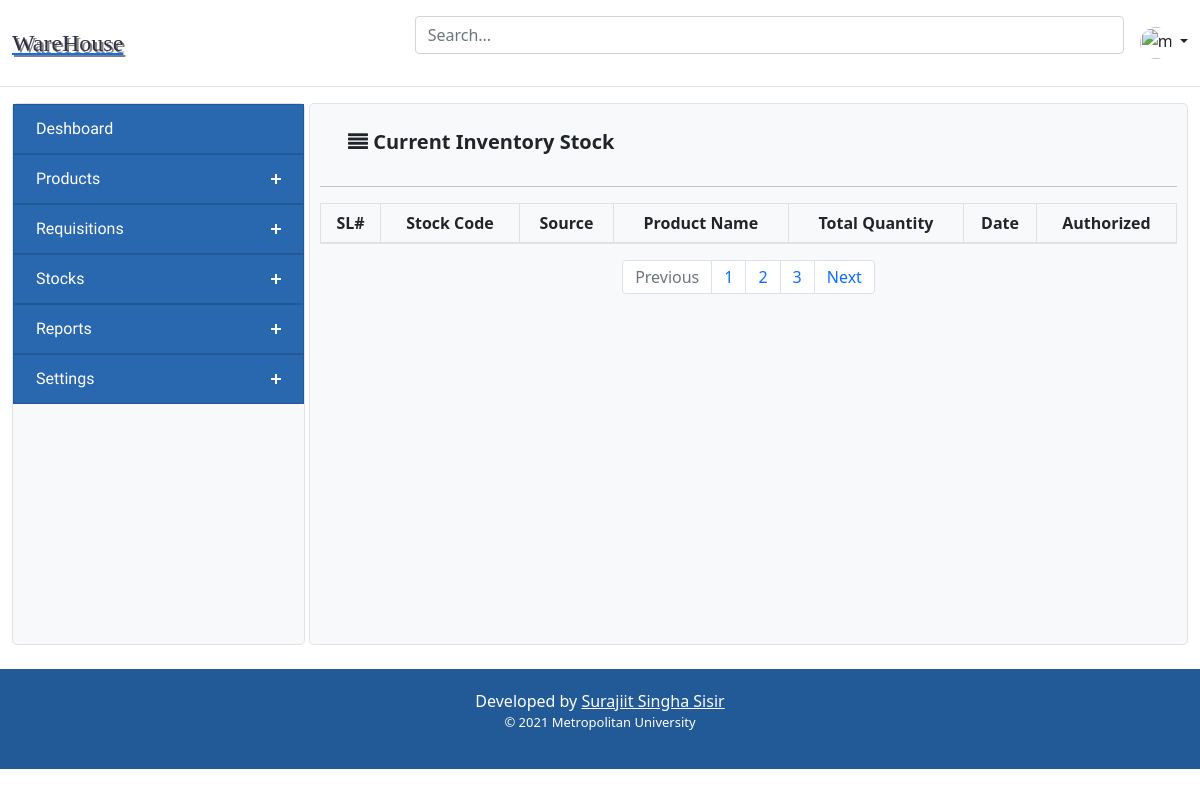
Page /index.php/stock_controller/view_stock_index on the earlier database version.
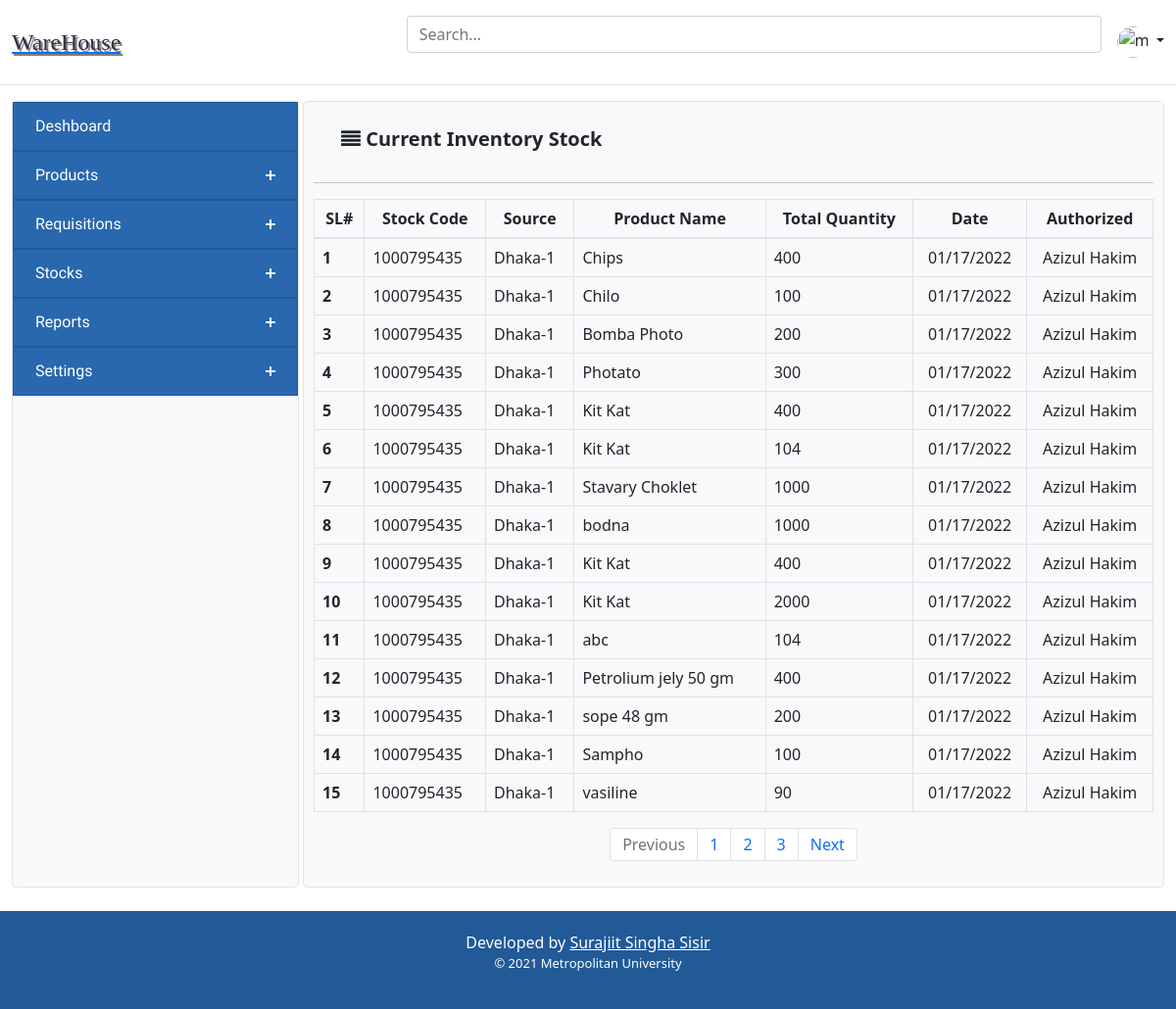
Same page on the later database version.
### tables this page shows
CREATE TABLE `table_stock_product` (
  `id` int(11) NOT NULL,
  `product_name` varchar(255) NOT NULL,
  `quantity` double NOT NULL,
  `stock` double NOT NULL,
  `carton` double NOT NULL,
  `remark` double NOT NULL,
  `aria_office` varchar(250) NOT NULL,
  `date` varchar(50) NOT NULL,
  `requestBy` varchar(250) NOT NULL,
  `chalanId` varchar(50) NOT NULL,
  `created` timestamp NOT NULL DEFAULT current_timestamp()
);

### application/controllers/Stock_Controller.php (called while the page is built, shortened)
<?php
class Stock_Controller extends CI_Controller {
	public function __construct(){
		$this->load->helper(array('form', 'url'));
        $this->load->library('form_validation');
		$this->load->model('Product_Model');
        $this->load->model('Stock_model');
	}
    public function view_stock_index(){
        $data['header_src'] = $this->load->view('inc/header_src', '', true);
        $data['header'] = $this->load->view('inc/header', '', true);
        $data['sidebar'] = $this->load->view('inc/sidebar', '', true);
        $data['footer'] = $this->load->view('inc/footer', '', true);
        $data['Stock_data'] = $this->Stock_model->selectAll();
        $this->load->view('Componants/Stock_view', $data);
    }
}

### index.php (called while the page is built, shortened)
<?php
require_once BASEPATH.'core/CodeIgniter.php';

### application/models/Stock_model.php (called while the page is built, shortened)
<?php
    class Stock_model extends CI_Model {
        public function selectAll(){
            $query = $this->db->query("select * from table_stock_product order by id DESC");
            return $query->result();
        }
}
?>

### application/views/Componants/Stock_view.php (the view)
<?= $header_src;?>
<main>
<?= $header; ?>
<div class="container-fluid pb-4">
  <div class="d-grid gap-1" style="grid-template-columns: 1fr 3fr;"> <?= $sidebar;?> <div class="bg-light border rounded-3">
      <div class="maintag">
<nav class="navbar navbar-inverse">
    <div class="container-fluid">
        <div class="navbar-header">
            <span class="navbar-brand"><i class="fa fa-align-justify"></i><b> Current Inventory Stock</b></span>
        </div>
    </div>
</nav>
<hr />
<table class="table table-hover table-bordered">
    <thead>
        <tr align="center">
            <th scope="col">SL#</th>
            <th scope="col">Stock Code</th>
            <th scope="col">Source</th>
            <th scope="col">Product Name</th>
            <th scope="col">Total Quantity</th>
            <th scope="col">Date</th>
            <th scope="col">Authorized</th>
        </tr>
    </thead>
    <tbody class="align-items-center">
        <?php
            $count = 0;
             foreach($Stock_data as $val_stock){
        ?>
        <tr>
            <th scope="row"><?= ++$count?></th>
            <td><?= $val_stock->chalanId?></td>
            <td><?= $val_stock->aria_office ?></td>
            <td><?= $val_stock->product_name?></td>
            <td><?= $val_stock->stock;?></td>
            <td align="center"><?= $val_stock->date?></td>
            <td align="center"><?= $val_stock->requestBy?></td>
        </tr>
        <?php }?>
    </tbody>
</table>
<nav aria-label="Page navigation example">
    <ul class="pagination justify-content-center">
      <li class="page-item disabled">
        <a class="page-link" href="#" tabindex="-1">Previous</a>
      </li>
      <li class="page-item"><a class="page-link" href="#">1</a></li>
      <li class="page-item"><a class="page-link" href="#">2</a></li>
      <li class="page-item"><a class="page-link" href="#">3</a></li>
      <li class="page-item">
        <a class="page-link" href="#">Next</a>
      </li>
    </ul>
  </nav>
</div>
  </div>
</div>
</div>
  </main>
</body>
<?= $footer; ?>

Differences in the rows shown:
added table_stock_product: chalanId "1000795435", aria_office "Dhaka-1", product_name "Chips", stock "400", date "01/17/2022", requestBy "Azizul Hakim"
added table_stock_product: chalanId "1000795435", aria_office "Dhaka-1", product_name "Chilo", stock "100", date "01/17/2022", requestBy "Azizul Hakim"
added table_stock_product: chalanId "1000795435", aria_office "Dhaka-1", product_name "Bomba Photo", stock "200", date "01/17/2022", requestBy "Azizul Hakim"
added table_stock_product: chalanId "1000795435", aria_office "Dhaka-1", product_name "Photato", stock "300", date "01/17/2022", requestBy "Azizul Hakim"
added table_stock_product: chalanId "1000795435", aria_office "Dhaka-1", product_name "Kit Kat", stock "400", date "01/17/2022", requestBy "Azizul Hakim"
added table_stock_product: chalanId "1000795435", aria_office "Dhaka-1", product_name "Kit Kat", stock "104", date "01/17/2022", requestBy "Azizul Hakim"
added table_stock_product: chalanId "1000795435", aria_office "Dhaka-1", product_name "Stavary Choklet", stock "1000", date "01/17/2022", requestBy "Azizul Hakim"
added table_stock_product: chalanId "1000795435", aria_office "Dhaka-1", product_name "bodna", stock "1000", date "01/17/2022", requestBy "Azizul Hakim"
added table_stock_product: chalanId "1000795435", aria_office "Dhaka-1", product_name "Kit Kat", stock "400", date "01/17/2022", requestBy "Azizul Hakim"
added table_stock_product: chalanId "1000795435", aria_office "Dhaka-1", product_name "Kit Kat", stock "2000", date "01/17/2022", requestBy "Azizul Hakim"
added table_stock_product: chalanId "1000795435", aria_office "Dhaka-1", product_name "abc", stock "104", date "01/17/2022", requestBy "Azizul Hakim"
added table_stock_product: chalanId "1000795435", aria_office "Dhaka-1", product_name "Petrolium jely 50 gm", stock "400", date "01/17/2022", requestBy "Azizul Hakim"
added table_stock_product: chalanId "1000795435", aria_office "Dhaka-1", product_name "sope 48 gm", stock "200", date "01/17/2022", requestBy "Azizul Hakim"
added table_stock_product: chalanId "1000795435", aria_office "Dhaka-1", product_name "Sampho", stock "100", date "01/17/2022", requestBy "Azizul Hakim"
added table_stock_product: chalanId "1000795435", aria_office "Dhaka-1", product_name "vasiline", stock "90", date "01/17/2022", requestBy "Azizul Hakim"
